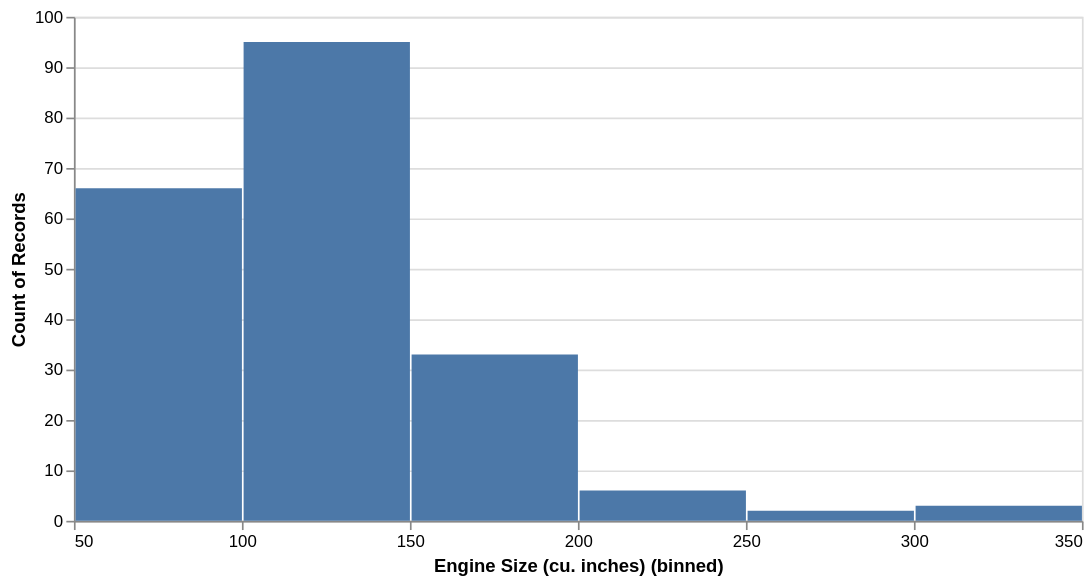

This figure's notebook cell:
### Code cell
alt.Chart(cars_data).transform_fold(
    ['enginesize'],
    as_=['enginevol', 'Engine Size (cu. inches)'],
).mark_bar().encode(
    x=alt.X('Engine Size (cu. inches):Q', bin=True),
    y="count()"
).properties(width=600)

### Figure 1 — Vega-Lite specification as saved in the notebook (floating-point values rounded to 4 significant figures; data arrays with more than 128 entries replaced by an {"elided": "..."} marker saying what was removed)
{"config": {"view": {"continuousWidth": 300, "continuousHeight": 300}}, "data": {"name": "data-1bed9fbf2600d9190696f48c3511329a"}, "mark": {"type": "bar"}, "encoding": {"x": {"bin": true, "field": "Engine Size (cu. inches)", "type": "quantitative"}, "y": {"aggregate": "count", "type": "quantitative"}}, "transform": [{"fold": ["enginesize"], "as": ["enginevol", "Engine Size (cu. inches)"]}], "width": 600, "$schema": "https://vega.github.io/schema/vega-lite/v6.1.0.json", "datasets": {"data-1bed9fbf2600d9190696f48c3511329a": {"elided": "205 records"}}}
